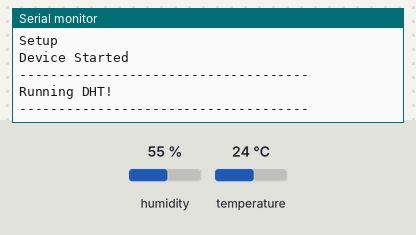
The sketch below on a simulated Arduino Uno, built with avr-gcc and run on an emulated ATmega328P. Shown: the last lines printed to the serial monitor. The test bench sets the inputs (shaded band); at power-on: humidity 55 %, temperature 24 °C.

Above: at 2.2 s.
2.3 s: humidity set to 22 %
At 12.3 s:
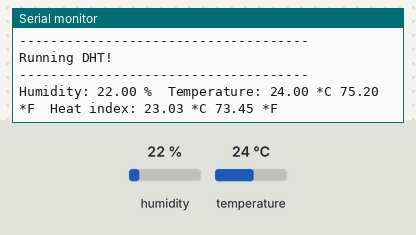
17.4 s: temperature set to 12 °C
At 21.6 s:
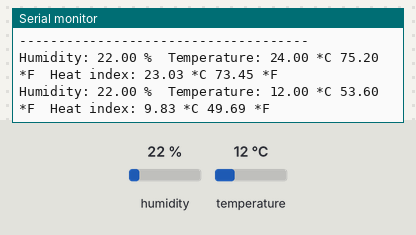
32.5 s: humidity set to 40 %
At 42.4 s:
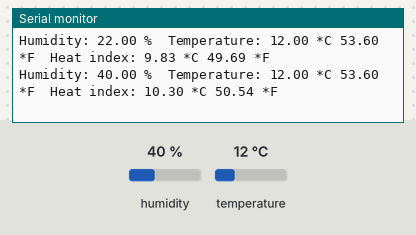
Timing chart, 0 to 43.9 s (numbered marks = the images above; inputs shaded):
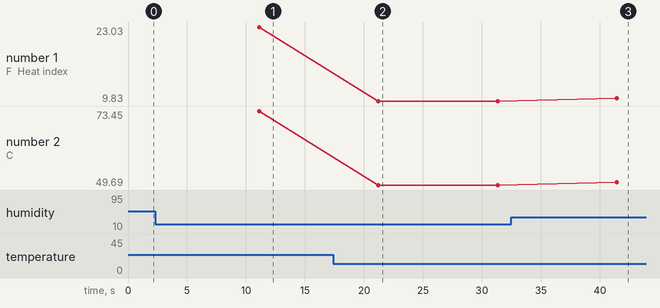

Measured:
- after the input at 2.3 s, the serial monitor: prints a new line after 8.8 s (image 1)
- after the input at 17.4 s, the serial monitor: prints a new line after 3.8 s (image 2)
- after the input at 32.5 s, the serial monitor: prints a new line after 8.9 s (image 3)
- plotted number 1: 23.03 → 9.83 after the input at 17.4 s, 9.83 → 10.3 after the input at 32.5 s
- plotted number 2: 73.45 → 49.69 after the input at 17.4 s, 49.69 → 50.54 after the input at 32.5 s

The sketch:

nodemcu_dht22_simple.ino
```cpp
/**
 * Example for reading temperature and humidity
 * using the DHT22 and ESP8266 (NodeMcu)
 */

#include "DHT.h"

// Sometimes the baud rate can be different of other boards
#define BAUD 9600
#define BAUD_NODEMCU 115200
// digital pin the DHT22 is conected to (DHTPIN 4 maps to D2 on NodeMcu)
#define DHTPIN 4
// Since there are multiple kinds of DHT sensors
#define DHTTYPE DHT22

// DHT sensor initislization
DHT dht(DHTPIN, DHTTYPE);

//---Variables---
// Reporting time in milliseconds
int reportingTime = 10000;
//Stores humidity value
float hum;
//Stores temperature value in Celcius
float tempInC;
//Stores temperature value in Celcius
float tempInF;
// Stores heatindex in C
float heatIndexC;
// Stores heatindex in F
float heatIndexF;

void setup() {
  Serial.begin(BAUD_NODEMCU);
  //Serial.setTimeout(4000);
  delay(1000);

  Serial.println("\n");
  Serial.println("Setup");

  // Wait for serial to initialize.
  while(!Serial) { }

  Serial.println("Device Started");
  Serial.println("-------------------------------------");
  Serial.println("Running DHT!");
  Serial.println("-------------------------------------");
}

int timeSinceLastRead = 0;
void loop() {

  // Report every n seconds
  if(timeSinceLastRead > reportingTime) {
    // Reading temperature or humidity takes about 250 milliseconds!
    // Sensor readings may also be up to 2 seconds 'old' (its a very slow sensor)
    float hum = dht.readHumidity();
    // Read temperature as Celsius (the default)
    float tempInC = dht.readTemperature();
    // Read temperature as Fahrenheit (isFahrenheit = true)
    float tempInF = dht.readTemperature(true);

    // Check if any reads failed and exit early (to try again).
    if (isnan(hum) || isnan(tempInC) || isnan(tempInF)) {
      Serial.println("Failed to read from DHT sensor!");
      timeSinceLastRead = 0;
      return;
    }

    // Compute heat index in Fahrenheit (the default)
    heatIndexF = dht.computeHeatIndex(tempInF, hum);
    // Compute heat index in Celsius (isFahreheit = false)
    heatIndexC = dht.computeHeatIndex(tempInC, hum, false);

    Serial.print("Humidity: ");
    Serial.print(hum);
    Serial.print(" %\t");
    Serial.print("Temperature: ");
    Serial.print(tempInC);
    Serial.print(" *C ");
    Serial.print(tempInF);
    Serial.print(" *F\t");
    Serial.print("Heat index: ");
    Serial.print(heatIndexC);
    Serial.print(" *C ");
    Serial.print(heatIndexF);
    Serial.println(" *F");

    timeSinceLastRead = 0;
  }
  delay(100);
  timeSinceLastRead += 100;
}
```
